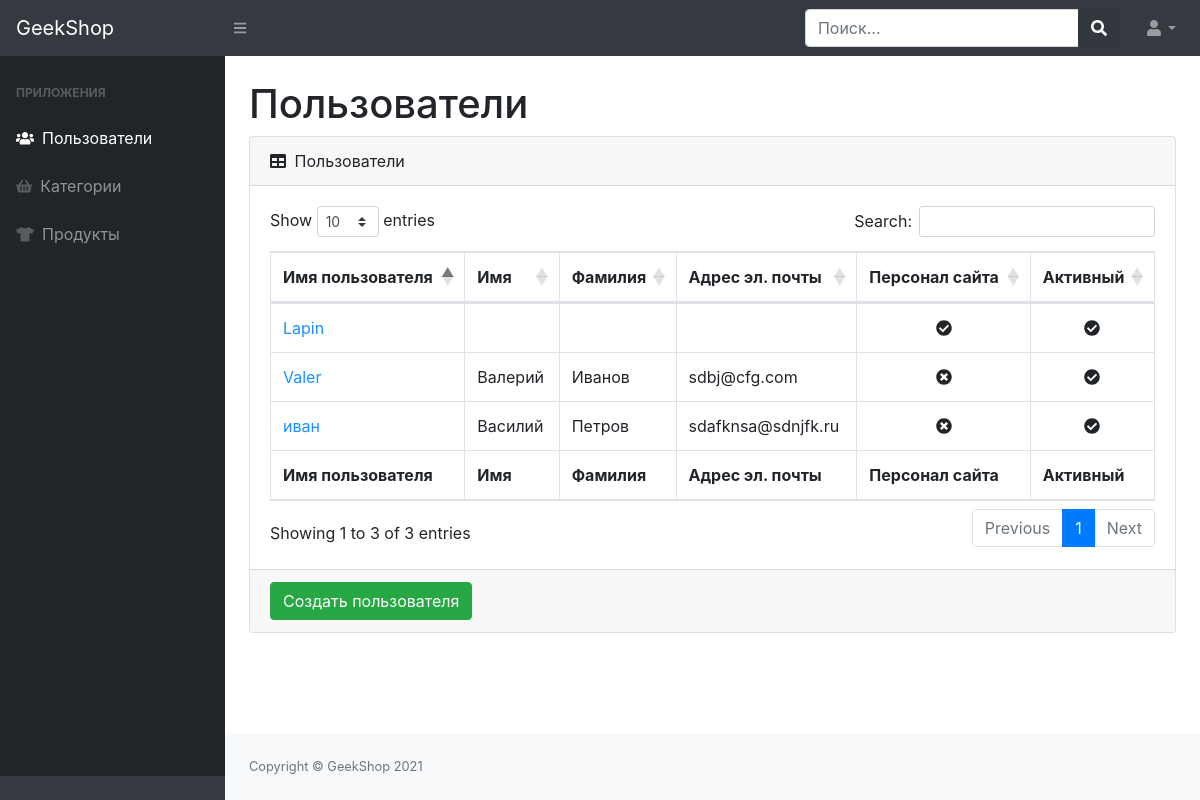
/admin-staff/admin-users-read/ (signed in), run on an earlier commit of the app's database.
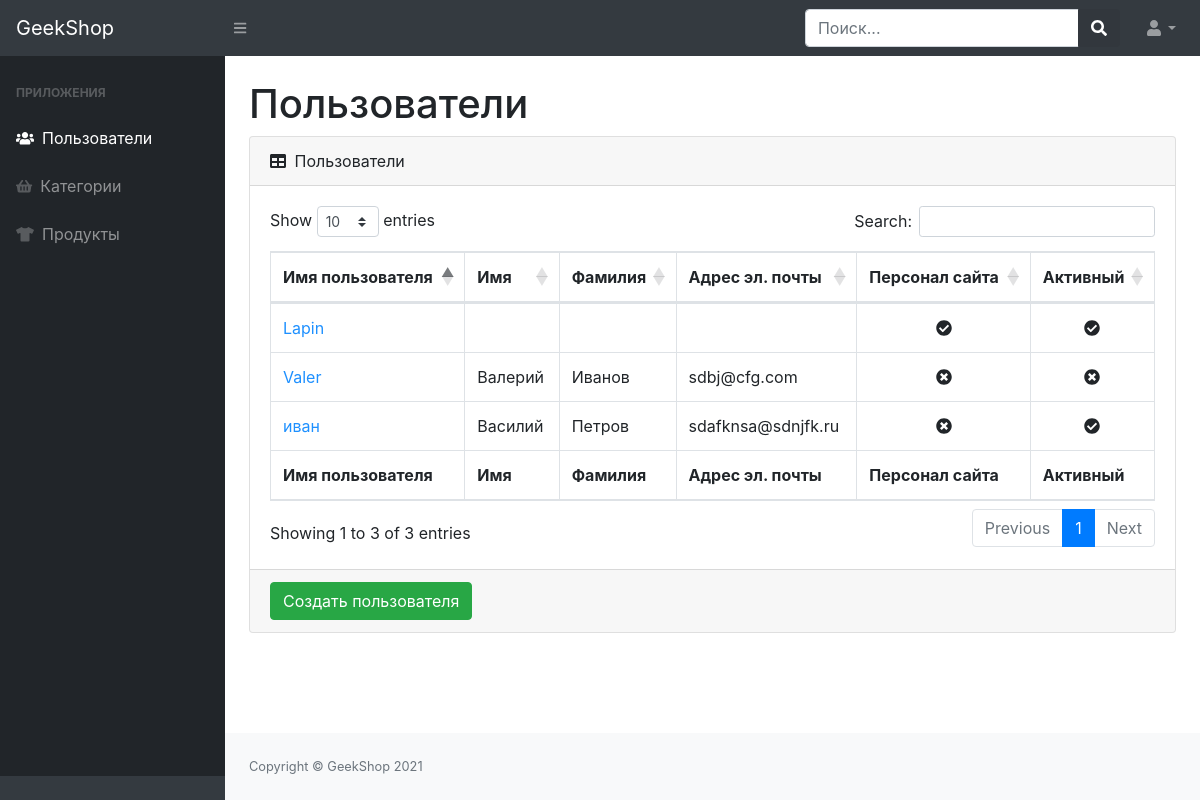
And on a later commit of the database.
### authapp/models.py (models this page shows)
class User(AbstractUser):
    image = models.ImageField(upload_to='users_images', blank=True)

### adminapp/views.py (the view)
# urls.py: path('admin-users-read/', UserListView.as_view(), name='admin_users_read'),
class UserListView(ListView):
    model = User
    template_name = 'adminapp/admin-users-read.html'
    @method_decorator(user_passes_test(lambda u: u.is_superuser))
    def dispatch(self, request, *args, **kwargs):
        return super(UserListView, self).dispatch(request, *args, **kwargs)

### adminapp/templates/adminapp/admin-users-read.html
{% extends 'adminapp/base.html' %}
{% block content %}
    <h1 class="mt-4">Пользователи</h1>
    <div class="card mb-4">
        <div class="card-header">
            <i class="fas fa-table mr-1"></i>
            Пользователи
        </div>
        <div class="card-body">
            <div class="table-responsive">
                <table class="table table-bordered" id="dataTable" width="100%" cellspacing="0">
                    <thead>
                    <tr>
                        <th>Имя пользователя</th>
                        <th>Имя</th>
                        <th>Фамилия</th>
                        <th>Адрес эл. почты</th>
                        <th>Персонал сайта</th>
                        <th>Активный</th>
                    </tr>
                    </thead>
                    <tfoot>
                    <tr>
                        <th>Имя пользователя</th>
                        <th>Имя</th>
                        <th>Фамилия</th>
                        <th>Адрес эл. почты</th>
                        <th>Персонал сайта</th>
                        <th>Активный</th>
                    </tr>
                    </tfoot>
                    <tbody>
                    {% for user in object_list %}
                        <tr>
                            <td>
                                <a href="{% url 'admin_staff:admin_users_update' user.id %}" style="color: dodgerblue">
                                    {{ user.username }}
                                </a>
                            </td>
                            <td>{{ user.first_name }}</td>
                            <td>{{ user.last_name }}</td>
                            <td>{{ user.email }}</td>
                            <td class="text-center">
                                {% if user.is_staff %}
                                    <i class="fas fa-check-circle"></i>
                                {% else %}
                                    <i class="fas fa-times-circle"></i>
                                {% endif %}
                            </td>
                            <td class="text-center">
                                {% if user.is_active %}
                                    <i class="fas fa-check-circle"></i>
                                {% else %}
                                    <i class="fas fa-times-circle"></i>
                                {% endif %}
                            </td>
                        </tr>
                    {% endfor %}
                    </tbody>
                </table>
            </div>
        </div>
        <div class="card-footer">
            <a href="{% url 'admin_staff:admin_users_create' %}">
                <button class="btn btn-success">Создать пользователя</button>
            </a>
        </div>
    </div>
{% endblock %}

What changed in the data, as far as the page shows it:
changed User "Valer": is_active True → False (drawn)
